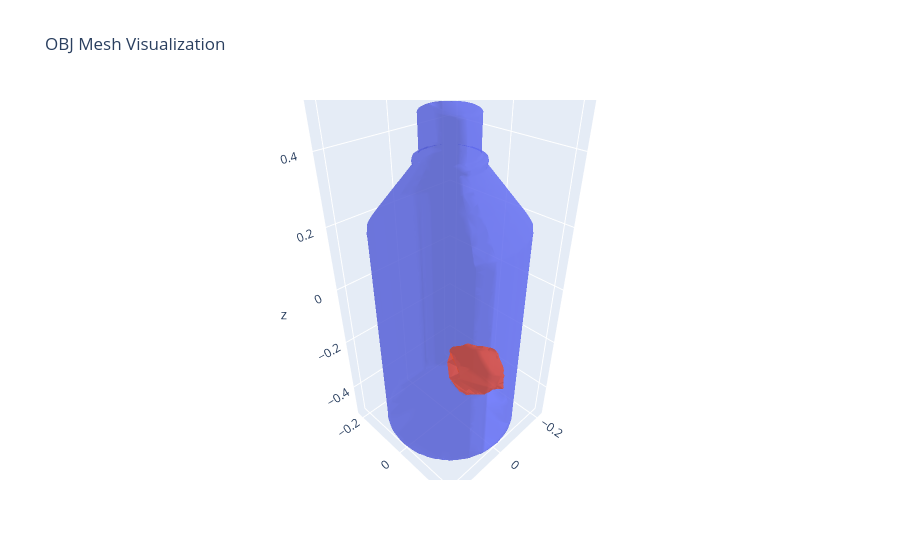

The code cell stored with this chart in its notebook:
### Code cell
mesha ="out/everyday/Bottle/d7305324e9dd49eccee5e41d780064a2/fractured_37/piece_0.obj"
meshb ="out/everyday/Bottle/d7305324e9dd49eccee5e41d780064a2/fractured_37/piece_1.obj"


show_two_obj_plotly(mesha, meshb)

### Figure 1 — Plotly figure (JSON) as saved in the notebook; plotly's stock layout.template omitted (floating-point values rounded to 4 significant figures; data arrays with more than 128 entries replaced by an {"elided": "..."} marker saying what was removed)
{"data": [{"i": {"elided": "21798 int values"}, "j": {"elided": "21798 int values"}, "k": {"elided": "21798 int values"}, "name": "mesh1", "opacity": 0.6, "type": "mesh3d", "x": {"elided": "10901 float values"}, "y": {"elided": "10901 float values"}, "z": {"elided": "10901 float values"}}, {"i": {"elided": "420 int values"}, "j": {"elided": "420 int values"}, "k": {"elided": "420 int values"}, "name": "mesh2", "opacity": 0.6, "type": "mesh3d", "x": {"elided": "212 float values"}, "y": {"elided": "212 float values"}, "z": {"elided": "212 float values"}}], "layout": {"scene": {"aspectmode": "data"}, "title": {"text": "OBJ Mesh Visualization"}}}
